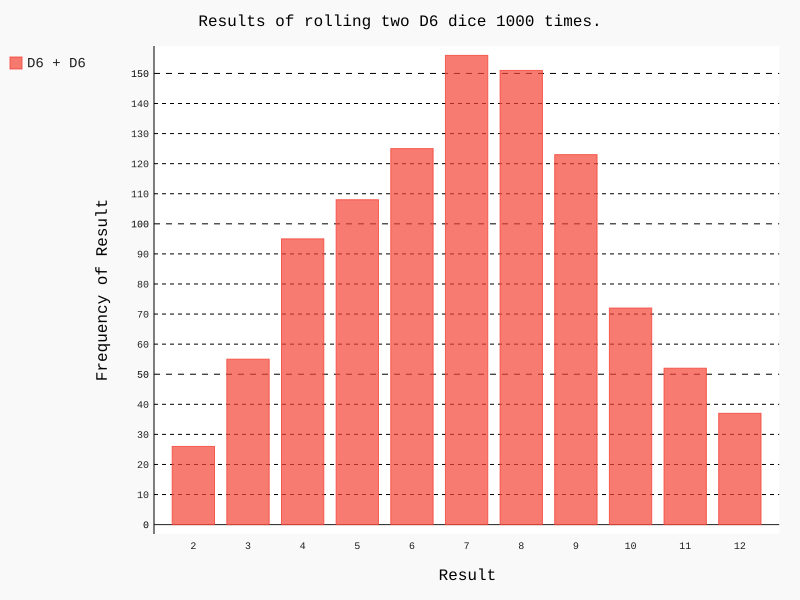

This figure's Python source:
import pygal

from die import Die


# Create two D6 dice.
die_1 = Die()
die_2 = Die()

# Make some rolls, and store results in a list.
results = []
for roll_num in range(1000):
    result = die_1.roll() + die_2.roll()
    results.append(result)

# Analyze the results.
max_result = die_1.num_sides + die_2.num_sides
frequencies= [results.count(value) for value in range(2, max_result+1)]

# Visualize the results.
hist = pygal.Bar()

hist.title = "Results of rolling two D6 dice 1000 times."
hist.x_labels = range(2, max_result+1)
hist.x_title = "Result"
hist.y_title = "Frequency of Result"

hist.add('D6 + D6', frequencies)
hist.render_to_file('dice_visual.svg')
